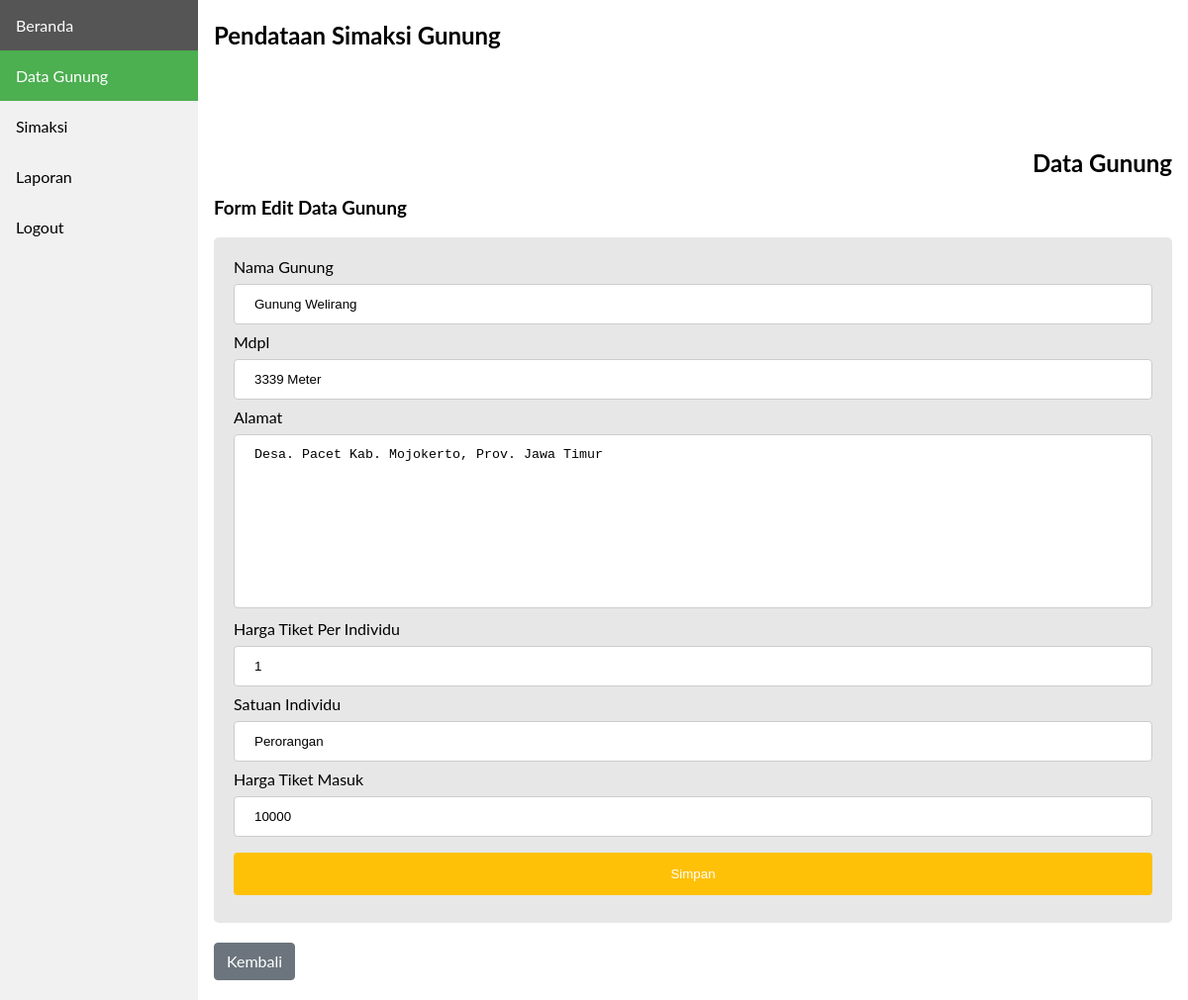
Screenshot of /frontend/data_gunung/edit.php?id=1&page=datagunung with the database file from the repository.
### tables this page shows
CREATE TABLE `data_gunung` (
  `id_gunung` int(11) NOT NULL,
  `nama_gunung` varchar(100) NOT NULL,
  `mdpl` varchar(20) NOT NULL,
  `alamat_gunung` text NOT NULL,
  `unit_htm` int(100) NOT NULL,
  `satuan_htm` varchar(100) NOT NULL,
  `htm` int(20) NOT NULL
);

### frontend/data_gunung/edit.php (the view, shortened to what this page needs)
<!DOCTYPE html>
<html>
<head>
  <link rel="stylesheet" href="../../css/style.css">
</head>
<body>
<?php
  include '../../database/koneksi.php';
  include '../layouts/sidebar.php';
?>
<div class="content">
  <h2>Pendataan Simaksi Gunung</h2>
  <h2 class="teks-rata-kanan margin-top-100">Data Gunung</h2>
  <h3>Form Edit Data Gunung</h3>
  <div class="kotak-form">
    <?php
    $id            = $_GET['id'];
    $selectData    = "SELECT * FROM data_gunung WHERE id_gunung = '$id' ";
    $queryData     = mysqli_query($host, $selectData);
    $dataGunung    = mysqli_fetch_assoc($queryData);
    ?>
    <form action="../../backend/data_gunung/data_gunung.php" method="POST">
      <label>Nama Gunung</label>
      <input type="text" class="form" name="nama_gunung" value="<?= $dataGunung['nama_gunung']?>">
      <label>Mdpl</label>
      <input type="text" class="form" name="mdpl" value="<?= $dataGunung['mdpl']?>">
      <label>Alamat</label>
      <textarea name="alamat" class="form textarea-no-resize" cols="30" rows="10"><?= $dataGunung['alamat_gunung']?></textarea>
      <label>Harga Tiket Per Individu</label>
      <input type="text" class="form" name="harga_satuan" value="<?= $dataGunung['unit_htm']?>">
      <label>Satuan Individu</label>
      <input type="text" class="form" name="satuan" value="<?= $dataGunung['satuan_htm']?>">
      <label>Harga Tiket Masuk</label>
      <input type="text" class="form" name="htm" value="<?= $dataGunung['htm']?>">
      <input type="submit" class="button-form-full background-kuning" name="editDataGunung" value="Simpan">
    </form>
  </div>
  <a href="index.php?page=databarang" class="tmbl tmbl-abu-abu margin-20-0">
    Kembali
  </a>
</div>
</body>
</html>

### css/style.css (style rules this page uses)
body { margin: 0; font-family: "Lato", sans-serif; }
div.content { margin-left: 200px; padding: 1px 16px; height: 1000px; }
.form { width: 100%; padding: 12px 20px; margin: 8px 0; display: inline-block; border: 1px solid #ccc; border-radius: 4px; box-sizing: border-box; }
.button-form-full { width: 100%; color: white; padding: 14px 20px; margin: 8px 0; border: none; border-radius: 4px; cursor: pointer; }
.kotak-form { border-radius: 5px; background-color: #e7e7e7; padding: 20px; }
.textarea-no-resize { resize: none; }
.background-kuning { background-color: #ffc107 !important; }
.tmbl { text-decoration: none !important; display: inline-block; font-weight: 400; color: #212529; text-align: center; vertical-align: middle; cursor: pointer; -webkit-user-select: none; -moz-user-select: none; -ms-user-select: none; user-select: none; background-color: transparent; border: 1px solid transparent; padding: 0.375rem 0.75rem; font-size: 1rem; line-height: 1.5; border-radius: 0.25rem; transition: color 0.15s ease-in-out, background-color 0.15s ease-in-out, border-color 0.15s ease-in-out, box-shadow 0.15s ease-in-out; }
.tmbl-abu-abu { color: #fff; background-color: #6c757d; border-color: #6c757d; }
.teks-rata-kanan { text-align: right !important; }
.margin-top-100 { margin-top: 100px !important; }
.margin-20-0 { margin: 20px 0 !important; }

### rows the page displays
data_gunung: nama_gunung "Gunung Welirang", mdpl "3339 Meter", alamat "Desa. Pacet Kab. Mojokerto, Prov. Jawa Timur", harga_satuan "1", satuan "Perorangan", htm "10000"
